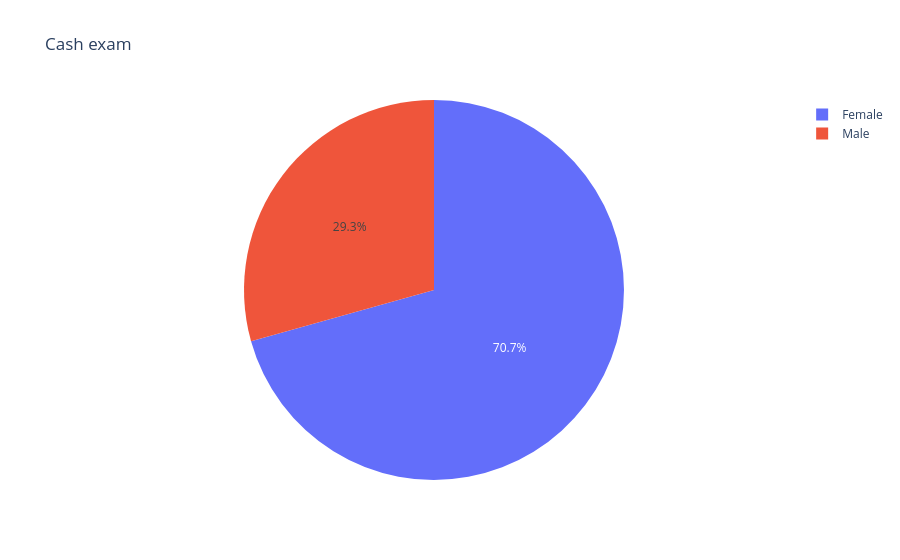

Here is the notebook cell this chart was saved with:
### Code cell
pe.pie(values=pokhara_data.gender.value_counts().values,names=['Female','Male'],title='Cash exam')

### Figure 1 — Plotly figure (JSON) as saved in the notebook; plotly's stock layout.template omitted (floating-point values rounded to 4 significant figures)
{"data": [{"domain": {"x": [0, 1], "y": [0, 1]}, "hovertemplate": "label=%{label}<br>value=%{value}<extra></extra>", "labels": ["Female", "Male"], "legendgroup": "", "name": "", "showlegend": true, "type": "pie", "values": [1252, 520]}], "layout": {"legend": {"tracegroupgap": 0}, "title": {"text": "Cash exam"}}}
